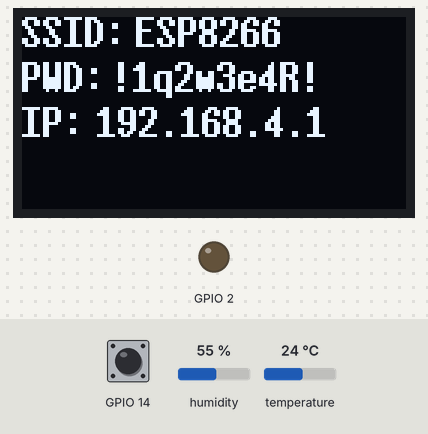
Bench run of a sketch on a simulated ESP8266 (NodeMCU). On the bench: 128×64 one-colour display, output pins drawn as LEDs (lit = HIGH). Dashed ring = blinking. The test bench sets the inputs (shaded band); at power-on: humidity 55 %, temperature 24 °C, GPIO 14 LOW. WiFi joins after 1.5 s; servers stay silent unless stated; what the sketch prints to the serial monitor is not drawn.

Above: at 2.7 s.
2.8 s: humidity set to 22 %
At 5.9 s:
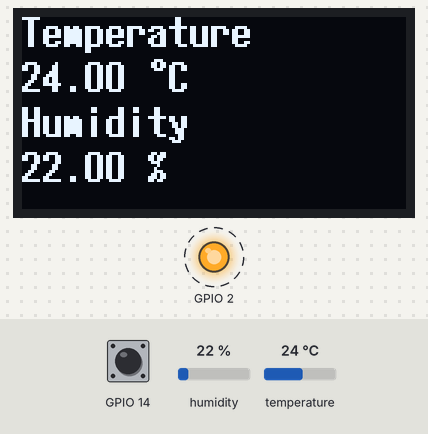
8.8 s: temperature set to 12 °C
At 12.9 s:
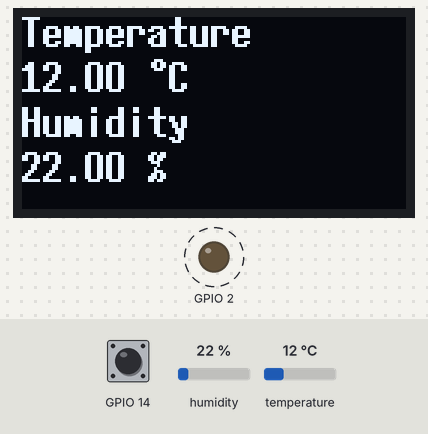
14.8 s: humidity set to 40 %
At 18.1 s:
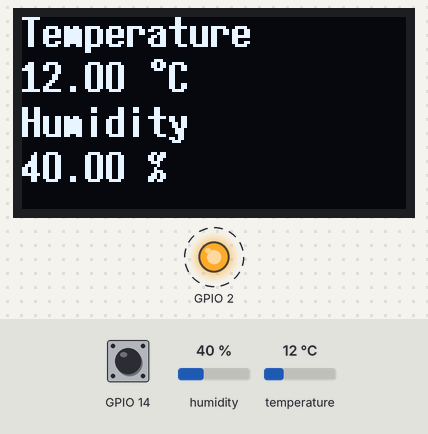
18.8 s: temperature set to 19 °C
At 22.2 s:
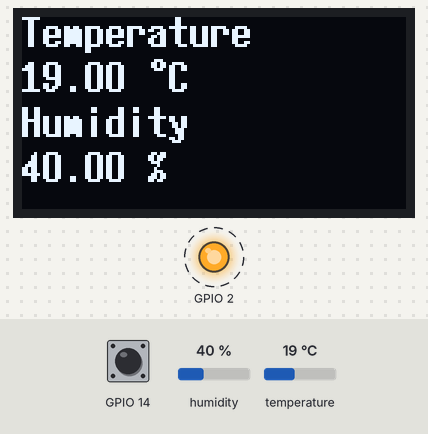
22.9 s: GPIO 14 pulsed HIGH 2 times (0.12 s each, 0.3 s apart)
At 23.5 s:
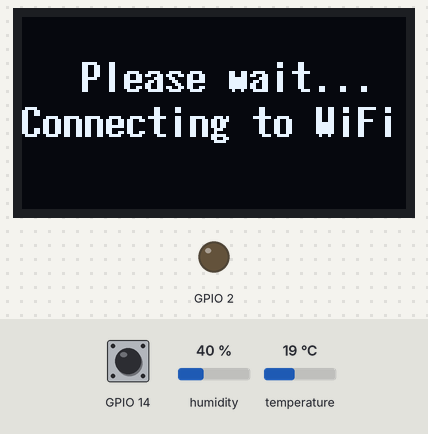
29.5 s: GPIO 14 pulsed HIGH 5 times (0.12 s each, 0.3 s apart)
At 29.84 s:
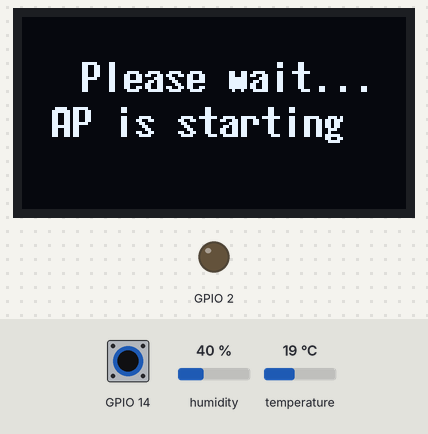
Timing chart, 0 to 33.5 s (numbered marks = the images above; inputs shaded):
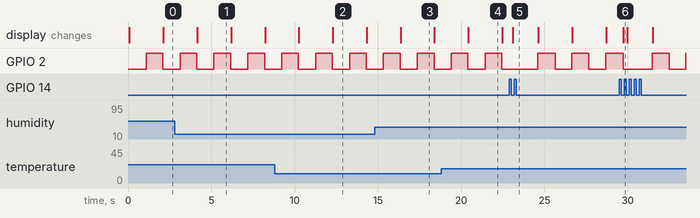

Measured:
- after the input at 2.8 s, the display: changes after 1.4 s (image 1)
- after the input at 8.8 s, the display: first differs from a run without the input after 3.5 s (image 2)
- after the input at 14.8 s, the display: changes after 1.6 s (image 3)
- after the input at 18.8 s, the display: changes after 1.6 s (image 4)
- after the input at 22.9 s, the display: changes after 0.20 s (image 5)
- after the input at 29.5 s, the display: changes after 0.23 s (image 6)
- by itself, GPIO 2: alternates HIGH for 1.0 s and LOW for 1.0 s

The sketch:

TemperatureDisplay.ino
```cpp
// Project TemperatureDisplay based on NodeMCU with DHT22 Sensor and SH1106 128X64 Display

// All imports that are needed
#include "LED.h"
#include "Display.h"
#include "DisplayButton.h"
#include "WiFiService.h"
#include "WiFiButton.h"
#include "WebServer.h"
#include "Sensor.h"


#include "Arduino.h"
#include "ESP8266WiFi.h"
#include "ESPAsyncWebServer.h"

String currentIP;

// Indicates that the system is on turn on and off every 1000 milliseconds
LED systemLED(2, 1000, 1000);

Sensor sensor;

Display display(2000,100, sensor);

DisplayButton displayButton(0, display);

WiFiService wifiService(display);

WiFiButton wifiButton(14, wifiService);

WebServer webServer(sensor);

// Initialize all that is needed
void setup() {
    Serial.begin(115200);

    display.Start();
    display.ShowStartPage();

    Serial.println("");
    Serial.println("Starting please wait");

    // Start in STA Mode for default
    // this mode can be changed later by pressing a button
    wifiService.APMode();

    webServer.Configure();
    webServer.Start();
   }

// Run the program
void loop() {
    systemLED.Update();
    display.Update();
    webServer.Update();
    displayButton.Observe();
    wifiButton.Observe();
}
```

Display.cpp
```cpp
#include "Display.h"
#include "Sensor.h"

#include "Arduino.h"
#include "Wire.h"
#include "U8g2lib.h"

String ssid = "";
String password = "";
String ip = "";

/*
Initialize the Display
*/
U8G2_SH1106_128X64_NONAME_F_HW_I2C
u8g2(U8G2_R0, /* reset=*/ U8X8_PIN_NONE);

/*
Default Constructor for Display Class
*/
Display::Display() {}

/*
Default Constructor for Display Class
Setting the sensor, on- and offtime for Display

@param Senmsor sensor -> Define a sensor to get temperature data
@param long onTime -> Define a time where display shows data
@param long offTime -> Define a time where display changes data
*/
Display::Display(long on, long off, Sensor sensor) {
    onTime = on;
    offTime = off;
    displayState = "WiFiPage";
    displayOn = true;
}

/*
Start the display
*/
void Display::Start() {
    u8g2.begin();
}

/*
Display a starting screen
*/
void Display::ShowStartPage() {
    u8g2.clearBuffer();
    u8g2.setFont(u8g2_font_7x14B_tf);
    u8g2.drawStr(35,25, "Starting");
    u8g2.drawStr(20,40, "Please wait...");
    u8g2.sendBuffer();
};

/*
Display SSID and IP for web ui
*/
void Display::ShowWiFiPage() {
    const char* SSID = ssid.c_str();
    const char* PASSWORD = password.c_str();
    const char* IP = ip.c_str();
    u8g2.clearBuffer();
    u8g2.setFont(u8g2_font_7x14B_tf);
    u8g2.drawUTF8(0,10, "SSID: ");
    u8g2.drawUTF8(38,10, SSID);
    u8g2.drawUTF8(0,25, "PWD:");
    u8g2.drawUTF8(30,25, PASSWORD);
    u8g2.drawUTF8(0, 40, "IP: ");
    u8g2.drawUTF8(25, 40, IP);
    u8g2.sendBuffer();
}

/*
Display temperature and humidity data on the display

This method gets temperarture data from the sensor
converting them into a c style string, we have to do this to be able to
display the data on the display
*/
void Display::ShowDataPage() {
    String temperature = String(sensor.GetTemperature()) + " °C";
    String humidity = String(sensor.GetHumidity()) + " %";
    const char* temp = temperature.c_str();
    const char* hum = humidity.c_str();
    u8g2.clearBuffer();
    u8g2.setFont(u8g2_font_7x14B_tf);
    u8g2.drawUTF8(0,10, "Temperature");
    u8g2.drawUTF8(0,25, temp);
    u8g2.drawUTF8(0,40, "Humidity ");
    u8g2.drawUTF8(0,55, hum);
    u8g2.sendBuffer();
}

void Display::ShowStaConnectingPage() {
    u8g2.clearBuffer();
    u8g2.setFont(u8g2_font_7x14B_tf);
    u8g2.drawStr(20,25, "Please wait...");
    u8g2.drawStr(0,40, "Connecting to WiFi");
    u8g2.sendBuffer();
}

void Display::ShowApStartingPage() {
    u8g2.clearBuffer();
    u8g2.setFont(u8g2_font_7x14B_tf);
    u8g2.drawStr(20,25, "Please wait...");
    //u8g2.drawStr(0,40, "Connecting to WiFi");
    u8g2.drawStr(10,40, "AP is starting");
    u8g2.sendBuffer();
}

/*
Update the Display
Display data for given on- and offtimes from constructor

NodeMCU is based on a single core processor because of this there is no way for a multithreading procedure
We have to remember the on- and off times and update the ledState, so multiple LED's can blink simultaneously with various time
*/
void Display::Update() {
    unsigned long currentMillis = millis();
    if ((displayState == "WiFiPage") && (currentMillis - previousMillis >= onTime))
    {
        displayState = "DataPage";
        previousMillis = currentMillis;
        Display::ShowWiFiPage();
    }
    else if ((displayState == "DataPage") && (currentMillis - previousMillis >= onTime))
    {
        displayState = "WiFiPage";
        previousMillis = currentMillis;
        Display::ShowDataPage();
    }
}

/*
Turn the display on
*/
void Display::TurnOn() {
    u8g2.setPowerSave(0);
};

/*
Turn the display off
*/
void Display::TurnOff() {
    u8g2.setPowerSave(1);
};

void Display::SetWiFiData(String SSID, String PASSWD, String IP) {
    ssid = SSID;
    password = PASSWD;
    ip = IP;
}
```

Display.h
```cpp
#ifndef Display_h
#define Display_h

#include "Arduino.h"
#include "Sensor.h"

/*
Default Constructor for Display Class
Setting the sensor, on- and offtime for Display
@param Senmsor sensor -> Define a sensor to get temperature data
@param long onTime -> Define a time where display shows data
@param long offTime -> Define a time where display changes data
*/
class Display
{
    private:
        Sensor sensor;
        long onTime;
        long offTime;
        unsigned long previousMillis;
        String displayState;
        bool displayOn;

    public:
        Display();
        Display(long onTime, long offTime, Sensor sensor);
        void Start();
        void ShowStartPage();
        void ShowWiFiPage();
        void ShowDataPage();
        void ShowApStartingPage();
        void ShowStaConnectingPage();
        void Update();
        void TurnOn();
        void TurnOff();
        void SetWiFiData(String SSID, String PASSWD, String IP);
};

#endif
```

DisplayButton.cpp
```cpp
#include "DisplayButton.h"
#include "Display.h"

#include "Arduino.h"

/*
Default Constructor for DisplayButton Class
Setting the pin for the Button and the Display

@param int pin -> Define a pin for the Button
@param Display display -> Define a Display to interact with
*/
DisplayButton::DisplayButton(int pin, Display display)
{
    buttonPin = pin;
    lastButtonState = LOW;
    debounceDuration = 50;
    lastTimeButtonStateChanged = 0;
    state = LOW;
    pinMode(buttonPin, INPUT);
}

/*
Obvserve the Button
Change the state if button is pressed and turn the Display on or off
*/
void DisplayButton::Observe() {
    if (millis() - lastTimeButtonStateChanged > debounceDuration) {
      byte buttonState = digitalRead(buttonPin);
      if (buttonState != lastButtonState) {
      lastTimeButtonStateChanged = millis();
      lastButtonState = buttonState;
      if (buttonState == LOW) {
        if (state == LOW)
        {
            state = HIGH;
            display.TurnOff();
            Serial.println("Display turned off");
        }
        else if (state == HIGH)
        {
            state = LOW;
            display.TurnOn();
            Serial.println("Display turned on");
        }
      }
    }
  }
}
```

DisplayButton.h
```cpp
#ifndef DisplayButton_h
#define DisplayButton_h

#include "Arduino.h"
#include "Display.h"

class DisplayButton
{
    private:
        Display display;
        int buttonPin;
        byte lastButtonState;
        unsigned long debounceDuration;
        unsigned long lastTimeButtonStateChanged;
        bool state;
    public:
        DisplayButton(int buttonPin, Display display);
        void Observe();
        bool GetState();
};

#endif
```

LED.cpp
```cpp
#include "LED.h"

#include "Arduino.h"

/*
Default Constructor for LED Class
Setting the pin, on- and offtime for LED
Setting the mode for pin as output

@param int pin -> Define a pin for the LED
@param long onTime -> Define a time where the LED on
@param long offTime -> Define a time where the LED off
*/
LED::LED(int pin, long on, long off )
{
    ledPin = pin;
    onTime = on;
    offTime = off;
    ledState = LOW;
    previousMillis = 0;

    pinMode(ledPin, OUTPUT);
}

/*
Update the LED
Turn it on and off for given on- and offtimes from constructor

Because on NodeMCU state is inverted LOW = HIGH and HIGH = LOW

NodeMCU is based on a single core processor because of this there is no way for a multithreading procedure
We have to remember the on- and off times and update the ledState, so multiple LED's can blink simultaneously with various time
*/
void LED::Update() {
    unsigned long currentMillis = millis();
    if((ledState == HIGH) && (currentMillis - previousMillis >= onTime))
    {
    	ledState = LOW;  // Turn it ON
        previousMillis = currentMillis;
        digitalWrite(ledPin, ledState);
        //Serial.println("off: " + String(ledPin));
    }
    else if ((ledState == LOW) && (currentMillis - previousMillis >= offTime))
    {
        ledState = HIGH;  // turn it OFF
        previousMillis = currentMillis;
        digitalWrite(ledPin, ledState);
        //Serial.println("on: "  + String(ledPin));
    }
};

/*
Turns off the LED manually
*/
void LED::TurnOff() {
  ledState = HIGH;
  digitalWrite(ledPin, ledState);
};

/*
Turns on the LED manually
*/
void LED::TurnOn() {
  ledState = LOW;
  digitalWrite(ledPin, ledState);
};
```

LED.h
```cpp
#ifndef LED_h
#define LED_h

#include "Arduino.h"

/*
Default Constructor for LED Class
Setting the pin, on- and offtime for LED
Setting the mode for pin as output
@param int pin -> Define a pin for the LED
@param long onTime -> Define a time where the LED on
@param long offTime -> Define a time where the LED off
*/
class LED
{
    private:
        int ledPin;
        long onTime;
        long offTime;
        unsigned long previousMillis;
        int ledState;

    public:
        LED(int pin, long on, long off);
        void Update();
        void TurnOff();
        void TurnOn();
};

#endif
```

Sensor.cpp
```cpp
#include "Sensor.h"

#include "Arduino.h"
#include "DHT.h"
#include "Wire.h"
#include "Adafruit_Sensor.h"

#define DHT_TYPE DHT22
const int DHT_PIN = 9;

/*
Initialize the sensor
*/
DHT dht(DHT_PIN, DHT_TYPE);

/*
Default Constructor for Sensor Class

Sensor is being started here
*/
Sensor::Sensor() {
  dht.begin();
}

/*
Returns the temperature as a float
*/
float Sensor::GetTemperature() {
    return dht.readTemperature();
};

/*
Returns the humidity as a float
*/
float Sensor::GetHumidity() {
    return dht.readHumidity();
};
```

Sensor.h
```cpp
#ifndef Sensor_h
#define Sensor_h

#include "Arduino.h"

/*
Default Constructor for Sensor Class
*/
class Sensor
{
    public:
        Sensor();
        float GetTemperature();
        float GetHumidity();
};

#endif
```

WebServer.cpp
```cpp
#include "WebServer.h"
#include "Sensor.h"

#include "Arduino.h"
#include "ESPAsyncWebServer.h"

float temperature = 0.0;
float humidity = 0.0;

/*
HTML & Javascript code for web ui
*/
const char index_html[] PROGMEM = R"rawliteral(
<!DOCTYPE html>
<html>
  <head>
    <meta name="viewport" content="width=device-width, initial-scale=1" />
    <link
      rel="stylesheet"
      href="https://use.fontawesome.com/releases/v5.7.2/css/all.css"
      integrity="sha384-fnmOCqbTlWIlj8LyTjo7mOUStjsKC4pOpQbqyi7RrhN7udi9RwhKkMHpvLbHG9Sr"
      crossorigin="anonymous"
    />
    <link
      href="https://cdn.jsdelivr.net/npm/bootstrap@5.0.2/dist/css/bootstrap.min.css"
      rel="stylesheet"
      integrity="sha384-EVSTQN3/azprG1Anm3QDgpJLIm9Nao0Yz1ztcQTwFspd3yD65VohhpuuCOmLASjC"
      crossorigin="anonymous"
    />
    <style>
      html {
        font-family: Arial;
        display: inline-block;
        margin: 0px auto;
        text-align: center;
      }
      h2 {
        font-size: 3rem;
      }
      p {
        font-size: 3rem;
      }
      .units {
        font-size: 1.2rem;
      }
      .dht-labels {
        font-size: 1.5rem;
        vertical-align: middle;
        padding-bottom: 15px;
      }
    </style>
  </head>
  <body>
    <script
      src="https://cdn.jsdelivr.net/npm/bootstrap@5.0.2/dist/js/bootstrap.bundle.min.js"
      integrity="sha384-MrcW6ZMFYlzcLA8Nl+NtUVF0sA7MsXsP1UyJoMp4YLEuNSfAP+JcXn/tWtIaxVXM"
      crossorigin="anonymous"
    ></script>
    <nav class="navbar navbar-dark bg-primary">
      <div class="container-fluid">
        <span class="navbar-brand mb-0 h1">ESP8266 DHT Server</span>
      </div>
    </nav>
    <div class="container-sm">
      <div class="row">
        <div class="col"></div>
      </div>
    </div>

    <p>
      <i class="fas fa-thermometer-half" style="color: #059e8a"></i>
      <span class="dht-labels">Temperature</span>
      <span id="temperature">%TEMPERATURE%</span>
      <sup class="units">&deg;C</sup>
    </p>
    <p>
      <i class="fas fa-tint" style="color: #00add6"></i>
      <span class="dht-labels">Humidity</span>
      <span id="humidity">%HUMIDITY%</span>
      <sup class="units">%</sup>
    </p>
  </body>
  <script>
    setInterval(function ( ) {
      var xhttp = new XMLHttpRequest();
      xhttp.onreadystatechange = function() {
        if (this.readyState == 4 && this.status == 200) {
          var temp = document.getElementById("temperature").innerHTML = this.responseText;
          //console.log("temp: ", temp);
        }
      };

      xhttp.open("GET", "/temperature", true);
      xhttp.send();
    }, 1000 ) ;

    setInterval(function ( ) {
      var xhttp = new XMLHttpRequest();
      xhttp.onreadystatechange = function() {
        if (this.readyState == 4 && this.status == 200) {
          var hum = document.getElementById("humidity").innerHTML = this.responseText;
          //console.log("hum: ",hum);
        }
      };

      xhttp.open("GET", "/humidity", true);
      xhttp.send();
    }, 1000 ) ;
</script>
</html>)rawliteral";

/*
Processing the data
*/
String processor(const String& var){
  //Serial.println(var);
  if(var == "TEMPERATURE"){
    return String(temperature);
  }
  else if(var == "HUMIDITY"){
    return String(humidity);
  }
  return String();
}

AsyncWebServer server(80);

/*
Default Constructor for WebServer Class
Setting the Sensor to be able to read data

@param Sensor sensor -> Gets the sensor
*/
WebServer::WebServer(Sensor sensor) {}

void WebServer::Configure() {
    Serial.println("Configuring WebServer");

    // Send processed data
    server.on("/", HTTP_GET, [](AsyncWebServerRequest *request){
        request->send_P(200, "text/html", index_html, processor);
    });

    // Send temperature data
    server.on("/temperature", HTTP_GET, [](AsyncWebServerRequest *request){
        request->send_P(200, "text/plain", String(temperature).c_str());
    });

    // Send humitidy data
    server.on("/humidity", HTTP_GET, [](AsyncWebServerRequest *request){
        request->send_P(200, "text/plain", String(humidity).c_str());
    });

    // Send temperature and humidity data as a json
    server.on("/json", HTTP_GET, [](AsyncWebServerRequest *request){
        request->send_P(200, "text/plain", String("{'temperature': " + String(temperature) + ", 'humidity': " + String(humidity) + "}").c_str());
    });
}

/*
Starting the webserver
*/
void WebServer::Start() {
    Serial.println("Starting Webserver");
    server.begin();
}

/*
Update the data that are shown on web ui
*/
void WebServer::Update() {
    temperature = sensor.GetTemperature();
    humidity = sensor.GetHumidity();
    delay(100);
}
```

WebServer.h
```cpp
#ifndef WebServer_h
#define WebServer_h

#include "Sensor.h"

#include "Arduino.h"
#include "ESPAsyncWebServer.h"

class WebServer
{
    private:
        Sensor sensor;
        int webserverPort;

    public:
        WebServer(Sensor sensor);
        void Configure();
        void Start();
        void Update();
};

#endif
```

WiFiAP.cpp
```cpp
#include "WiFiAP.h"

#include "Arduino.h"
#include "ESP8266WiFi.h"

WiFiAP::WiFiAP(String ssid, String password)
{
    ssidAP = ssid;
    passwordAP = password;
}

void WiFiAP::Start() {

    WiFi.disconnect();
    WiFi.softAPdisconnect();

    WiFi.mode(WIFI_AP);

    if(WiFi.softAP(ssidAP, passwordAP) == true)
    {
        Serial.println();
        Serial.println("Access Point is created with SSID: " + ssidAP);
        Serial.println("Access Point IP: " + String(WiFiAP::GetIP()));
    }
    else
    {
        Serial.println("Unable to Create Access Point");
    }
};

String WiFiAP::GetIP() {
    return WiFi.softAPIP().toString();
}
```

WiFiAP.h
```cpp
#ifndef WiFiAP_h
#define WiFiAP_h

#include "Arduino.h"

class WiFiAP
{
    private:
        String ssidAP;
        String passwordAP;

    public:
        WiFiAP(String ssid, String password);
        void Start();
        void Stop();
        String GetIP();
};

#endif
```

WiFiButton.cpp
```cpp
#include "WiFiButton.h"
#include "Display.h"

#include "Arduino.h"

/*
Default Constructor for WiFiButton Class
Setting the pin for the Button and the WiFiService

@param int pin -> Define a pin for the Button
@param WiFiService service -> Set the WiFiService
*/
WiFiButton::WiFiButton(int pin, WiFiService service)
{
    buttonPin = pin;
    lastButtonState = LOW;
    debounceDuration = 50;
    lastTimeButtonStateChanged = 0;
    state = LOW;
    pinMode(buttonPin, INPUT);
}

/*
Obvserve the Button
Change the state if button is pressed and turn the Display on or off
*/
void WiFiButton::Observe() {
    if (millis() - lastTimeButtonStateChanged > debounceDuration) {
      byte buttonState = digitalRead(buttonPin);
      if (buttonState != lastButtonState) {
      lastTimeButtonStateChanged = millis();
      lastButtonState = buttonState;
      if (buttonState == LOW) {
        if (state == LOW)
        {
            Serial.println("Button pressed");
            state = HIGH;
            wifiService.STAMode();
            Serial.println("WiFi Mode changed to STA");
        }
        else if (state == HIGH)
        {
            Serial.println("Button pressed");
            state = LOW;
            wifiService.APMode();
            Serial.println("WiFi Mode changed to AP");
        }
      }
    }
  }
}
```

WiFiButton.h
```cpp
#ifndef WiFiButton_h
#define WiFiButton_h

#include "Arduino.h"
#include "WiFiService.h"

class WiFiButton
{
    private:
        WiFiService wifiService;
        int buttonPin;
        byte lastButtonState;
        unsigned long debounceDuration;
        unsigned long lastTimeButtonStateChanged;
        bool state;
    public:
        WiFiButton(int buttonPin, WiFiService WiFiService);
        void Observe();
        bool GetState();
};

#endif
```

Source omitted: WiFiSTA.cpp (650 bytes), WiFiSTA.h (275 bytes), WiFiService.cpp (642 bytes), WiFiService.h (345 bytes)
